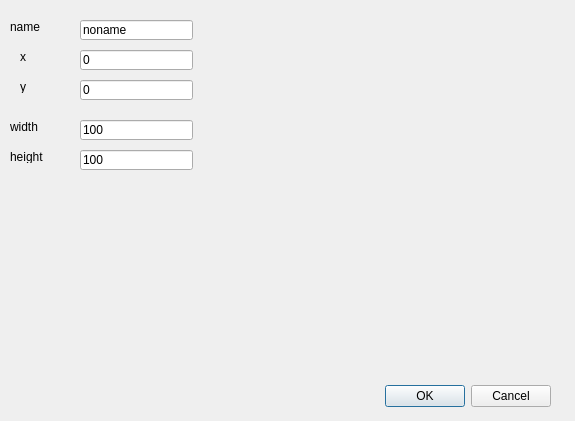
<?xml version="1.0" encoding="UTF-8"?>
<ui version="4.0">
 <class>DialogAddShapeRect</class>
 <widget class="QDialog" name="DialogAddShapeRect">
  <property name="geometry">
   <rect>
    <x>0</x>
    <y>0</y>
    <width>575</width>
    <height>421</height>
   </rect>
  </property>
  <property name="windowTitle">
   <string>Dialog</string>
  </property>
  <widget class="QDialogButtonBox" name="buttonBox">
   <property name="geometry">
    <rect>
     <x>210</x>
     <y>380</y>
     <width>341</width>
     <height>32</height>
    </rect>
   </property>
   <property name="orientation">
    <enum>Qt::Horizontal</enum>
   </property>
   <property name="standardButtons">
    <set>QDialogButtonBox::Cancel|QDialogButtonBox::Ok</set>
   </property>
  </widget>
  <widget class="QLineEdit" name="edit_xpos">
   <property name="geometry">
    <rect>
     <x>80</x>
     <y>50</y>
     <width>113</width>
     <height>20</height>
    </rect>
   </property>
   <property name="text">
    <string>0</string>
   </property>
  </widget>
  <widget class="QLineEdit" name="edit_ypos">
   <property name="geometry">
    <rect>
     <x>80</x>
     <y>80</y>
     <width>113</width>
     <height>20</height>
    </rect>
   </property>
   <property name="text">
    <string>0</string>
   </property>
  </widget>
  <widget class="QLabel" name="label">
   <property name="geometry">
    <rect>
     <x>20</x>
     <y>50</y>
     <width>46</width>
     <height>13</height>
    </rect>
   </property>
   <property name="text">
    <string>x</string>
   </property>
  </widget>
  <widget class="QLabel" name="label_2">
   <property name="geometry">
    <rect>
     <x>20</x>
     <y>80</y>
     <width>46</width>
     <height>13</height>
    </rect>
   </property>
   <property name="text">
    <string>y</string>
   </property>
  </widget>
  <widget class="QLabel" name="label_3">
   <property name="geometry">
    <rect>
     <x>10</x>
     <y>20</y>
     <width>46</width>
     <height>13</height>
    </rect>
   </property>
   <property name="text">
    <string>name</string>
   </property>
  </widget>
  <widget class="QLineEdit" name="edit_name">
   <property name="geometry">
    <rect>
     <x>80</x>
     <y>20</y>
     <width>113</width>
     <height>20</height>
    </rect>
   </property>
   <property name="text">
    <string>noname</string>
   </property>
  </widget>
  <widget class="QLabel" name="label_4">
   <property name="geometry">
    <rect>
     <x>10</x>
     <y>120</y>
     <width>46</width>
     <height>13</height>
    </rect>
   </property>
   <property name="text">
    <string>width</string>
   </property>
  </widget>
  <widget class="QLabel" name="label_5">
   <property name="geometry">
    <rect>
     <x>10</x>
     <y>150</y>
     <width>46</width>
     <height>13</height>
    </rect>
   </property>
   <property name="text">
    <string>height</string>
   </property>
  </widget>
  <widget class="QLineEdit" name="edit_width">
   <property name="geometry">
    <rect>
     <x>80</x>
     <y>120</y>
     <width>113</width>
     <height>20</height>
    </rect>
   </property>
   <property name="text">
    <string>100</string>
   </property>
  </widget>
  <widget class="QLineEdit" name="edit_height">
   <property name="geometry">
    <rect>
     <x>80</x>
     <y>150</y>
     <width>113</width>
     <height>20</height>
    </rect>
   </property>
   <property name="text">
    <string>100</string>
   </property>
  </widget>
 </widget>
 <resources/>
 <connections>
  <connection>
   <sender>buttonBox</sender>
   <signal>accepted()</signal>
   <receiver>DialogAddShapeRect</receiver>
   <slot>accept()</slot>
   <hints>
    <hint type="sourcelabel">
     <x>248</x>
     <y>254</y>
    </hint>
    <hint type="destinationlabel">
     <x>157</x>
     <y>274</y>
    </hint>
   </hints>
  </connection>
  <connection>
   <sender>buttonBox</sender>
   <signal>rejected()</signal>
   <receiver>DialogAddShapeRect</receiver>
   <slot>reject()</slot>
   <hints>
    <hint type="sourcelabel">
     <x>316</x>
     <y>260</y>
    </hint>
    <hint type="destinationlabel">
     <x>286</x>
     <y>274</y>
    </hint>
   </hints>
  </connection>
 </connections>
</ui>
